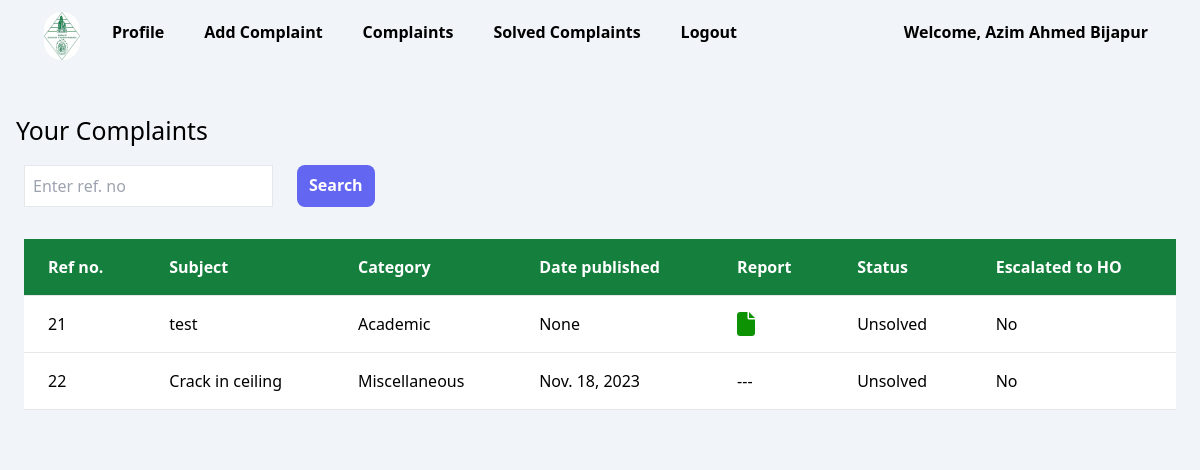
The page /view/MyComplaints (signed in) on the database as committed earlier.
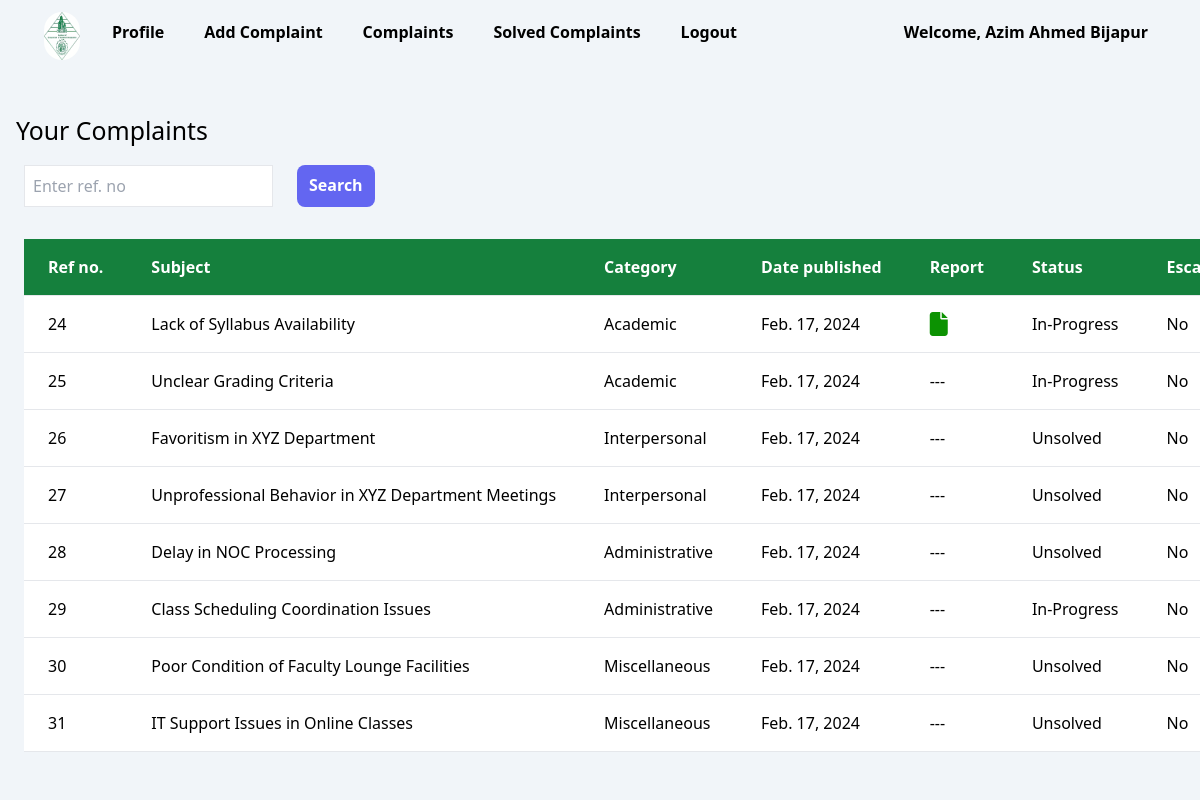
The same page on the database as committed later.
### login/models.py (models this page shows, shortened)
class CustomUser(AbstractUser):
    full_name = models.CharField(max_length=100, blank=True)
    role = models.CharField(max_length=50, choices=[('Review Committee', 'Review Committee'), (
        'Assessment Committee', 'Assessment Committee'), ('HO', 'HO'), ('Faculty', 'Faculty')])
    gender = models.CharField(max_length=1, choices=[(
        'M', 'Male'), ('F', 'Female'), ('O', 'Other')], blank=True)
    contact_no = models.CharField(max_length=15, blank=True)
    telephone_no = models.CharField(max_length=15, blank=True)
    current_address = models.CharField(max_length=150, blank=True)
    permanent_address = models.CharField(max_length=150, blank=True)
    educational_qualification = models.CharField(max_length=100, blank=True)
    department = models.CharField(max_length=50, blank=True)
    designation = models.CharField(max_length=50, blank=True)
    permanent_employee = models.CharField(
        max_length=3, choices=[('Yes', 'Yes'), ('No', 'No')], blank=True)
    date_of_probation = models.DateField(null=True, blank=True)
    salary = models.DecimalField(
        max_digits=10, decimal_places=2, blank=True, null=True)
    payscale = models.CharField(max_length=20, blank=True)
    otp = models.CharField(max_length=20, blank=True)
    class Meta:
        verbose_name = 'User'
        verbose_name_plural = 'Users'

### grievances/models.py (models this page shows, shortened)
class Complaint(models.Model):
    user = models.ForeignKey(CustomUser, on_delete=models.SET_NULL, null=True)
    category = models.CharField(max_length=100)
    subject = models.CharField(max_length=300)
    description = models.TextField()
    date = models.DateField(null=True, blank=True)
    documents = models.FileField(upload_to=document_upload_to, blank=True, null=True)
    status = models.CharField(max_length=100,default="Unsolved",choices=[('Solved','Solved'),('Unsolved','Unsolved'),('In-Progress','In-Progress'),('Rejected','Rejected')])
    report = models.FileField(upload_to=report_upload_to,null=True,blank=True,)
    escalatetoHo = models.CharField(max_length=100,default="No",choices=[('Yes','Yes'),('No','No')])
    severity = models.CharField(max_length=100,blank=True,null=True,default='4')
    due_date = models.DateField(null=True,blank=True)

### faculty/views.py (the view, shortened to what this page needs)
# urls.py: path("view/MyComplaints",views.viewMyComplaints,name="view/MyComplaints"),
@login_required(login_url='login')
@cache_control(no_cache=True, must_revalidate=True, no_store=True)
@role_required(allowed_roles=['Faculty'])
def viewMyComplaints(request):
    context = {}
    complaints = Complaint.objects.filter(user=request.user)
    items_per_page = 10  # Number of items to display per page
    page_number = request.GET.get('page')
    page_number = page_number if page_number else 1
    paginator = Paginator(complaints, items_per_page)
    try:
        page = paginator.page(page_number)
    except PageNotAnInteger:
        page = paginator.page(1)
    except EmptyPage:
        page = paginator.page(paginator.num_pages)
    context = {
        "complaints": page,  # Pass the current page to the template
    }
    return render(request, 'faculty/viewMyComplaints.html', context)

### templates/faculty/viewMyComplaints.html (shortened to what this page needs)
{% extends 'faculty/base.html'%}
{% load static %}
{% block body%}
<div id="content-view-complaints" class="mt-6 " style="background-color: rgb(241 245 249);">
    <div>
        <h1>Your Complaints</h1>
    </div>
    <div class="ml-6">
        <form action="" method="POST">
            <div class="flex gap-6">
                <div class="rounded-lg">
                    <input type="text" placeholder="Enter ref. no" class="p-2 border " id="ref" name="ref" required
                        pattern="\d+" oninvalid="setCustomValidity('Please enter only numeric values.')">
                </div>
                <div class="bg-indigo-500 font-bold rounded-lg">
                    <input type="submit" class="px-3 py-2 text-white" value="Search">
                </div>
            </div>
        </form>
    </div>
    <div class="overflow-x-auto lg:overflow-hidden">
        <div class="flex flex-col">
            <div class="sm:-mx-6 lg:-mx-8">
                <div class=" inline-block min-w-full py-2 sm:px-6 lg:px-8">
                    <div class="overflow-hidden p-6">
                        <table class=" min-w-full text-left text-md font-light bg-white">
                            <thead class="border-b font-medium dark:border-neutral-500 bg-green-700 text-white">
                                <tr>
                                    <th scope="col" class="px-6 py-4 whitespace-nowrap">Ref no.</th>
                                    <th scope="col" class="px-6 py-4">Subject</th>
                                    <th scope="col" class="px-6 py-4">Category</th>
                                    <th scope="col" class="px-6 py-4 whitespace-nowrap">Date published</th>
                                    <th scope="col" class="px-6 py-4">Report</th>
                                    <th scope="col" class="px-6 py-4">Status</th>
                                    <th scope="col" class="px-6 py-4 whitespace-nowrap">Escalated to HO</th>
                                </tr>
                            </thead>
                            <tbody>
                                {% for complaint in complaints%}
                                {% if complaint.status != "Solved" %}
                                <tr class="border-b dark:border-neutral-500">
                                    <td class="whitespace-nowrap px-6 py-4">{{ complaint.id}}</td>
                                    <td class="whitespace-nowrap px-6 py-4">{{ complaint.subject}}</td>
                                    <td class="whitespace-nowrap px-6 py-4">{{ complaint.category}}</td>
                                    <td class="whitespace-nowrap px-6 py-4">{{ complaint.date}}</td>
                                    <td class="whitespace-nowrap px-6 py-4">
                                        {% if complaint.report %}
                                        <a href="{{complaint.report.name}}"><i class="fa-solid fa-file fa-beat fa-xl"
                                                style="color: #0c9202;"></i>
                                        </a>
                                        {% else %}
                                        ---
                                        {% endif %}
                                    </td>
                                    <td class="whitespace-nowrap px-6 py-4">{{ complaint.status}}</td>
                                    <td class="whitespace-nowrap px-6 py-4">{{ complaint.escalatetoHo}}</td>
                                </tr>
                                {% endif %}
                                {% endfor %}
                            </tbody>
                        </table>
                    </div>
                </div>
            </div>
        </div>
    </div>
</div>
{% endblock%}

### templates/faculty/base.html (shortened to what this page needs)
{% load static %}
<!DOCTYPE html>
<html lang="en">
<head>
    <link rel="stylesheet" href="{% static 'src/out.css' %}">
    <link rel="stylesheet" href="{% static 'src/styles.css' %}">
</head>
<body class="bg-slate-100">
    <div id="container" style="display: block !important;">
        <div class="flex justify-between py-3 bg-slate-100 px-7">
            <ul class=" gap-6 text-md font-semibold hidden" id="menu">
                <li class=""><img src="{% static 'images/logo-hq.png' %}" alt="" class="h-12 rounded-full"
                        style="width: calc(24px + 1vw); margin-left:1rem;"></li>
                <li class="p-2"><a href="{% url 'faculty'%}">Profile</a></li>
                <li class="whitespace-nowrap p-2"><a href="{% url 'add/complaint'%}">Add Complaint</a></li>
                <li class="p-2"><a href="{% url 'view/MyComplaints'%}">Complaints</a></li>
                <li class="whitespace-nowrap p-2"><a href="{% url 'view/MySolvedComplaints'%}">Solved Complaints</a>
                </li>
                <li class="p-2"><a href="{% url 'logout'%}">Logout</a></li>
            </ul>
            <div class="h-full p-2 mr-2 flex items-center text-md font-semibold" style="margin-right: 1rem;">Welcome,
                {{user.full_name}}</div>
        </div>
        {% block body %}
        {% endblock body%}
    </div>
</body>
</html>

### static/src/out.css (style rules this page uses)
html { line-height: 1.5; -webkit-text-size-adjust: 100%; -moz-tab-size: 4; -o-tab-size: 4; tab-size: 4; font-family: ui-sans-serif, system-ui, -apple-system, BlinkMacSystemFont, "Segoe UI", Roboto, "Helvetica Neue", Arial, "Noto Sans", sans-serif, "Apple Color Emoji", "Segoe UI Emoji", "Segoe UI Symbol", "Noto Color Emoji"; font-feature-settings: normal; font-variation-settings: normal; }
body { margin: 0; line-height: inherit; }
h1, h2, h3, h4, h5, h6 { font-size: inherit; font-weight: inherit; }
a { color: inherit; text-decoration: inherit; }
table { text-indent: 0; border-color: inherit; border-collapse: collapse; }
button, input, optgroup, select, textarea { font-family: inherit; font-feature-settings: inherit; font-variation-settings: inherit; font-size: 100%; font-weight: inherit; line-height: inherit; color: inherit; margin: 0; padding: 0; }
button, [type='button'], [type='reset'], [type='submit'] { -webkit-appearance: button; background-color: transparent; background-image: none; }
blockquote, dl, dd, h1, h2, h3, h4, h5, h6, hr, figure, p, pre { margin: 0; }
ol, ul, menu { list-style: none; margin: 0; padding: 0; }
input::placeholder, textarea::placeholder { opacity: 1; color: #9ca3af; }
img, svg, video, canvas, audio, iframe, embed, object { display: block; vertical-align: middle; }
img, video { max-width: 100%; height: auto; }
.ml-6 { margin-left: 1.5rem; }
.mr-2 { margin-right: 0.5rem; }
.mt-6 { margin-top: 1.5rem; }
.inline-block { display: inline-block; }
.flex { display: flex; }
.hidden { display: none; }
.h-12 { height: 3rem; }
.h-full { height: 100%; }
.min-w-full { min-width: 100%; }
.flex-col { flex-direction: column; }
.items-center { align-items: center; }
.justify-between { justify-content: space-between; }
.gap-6 { gap: 1.5rem; }
.overflow-hidden { overflow: hidden; }
.overflow-x-auto { overflow-x: auto; }
.whitespace-nowrap { white-space: nowrap; }
.rounded-full { border-radius: 9999px; }
.rounded-lg { border-radius: 0.5rem; }
.border { border-width: 1px; }
.border-b { border-bottom-width: 1px; }
.bg-green-700 { --tw-bg-opacity: 1; background-color: rgb(21 128 61 / var(--tw-bg-opacity)); }
.bg-indigo-500 { --tw-bg-opacity: 1; background-color: rgb(99 102 241 / var(--tw-bg-opacity)); }
.bg-slate-100 { --tw-bg-opacity: 1; background-color: rgb(241 245 249 / var(--tw-bg-opacity)); }
.bg-white { --tw-bg-opacity: 1; background-color: rgb(255 255 255 / var(--tw-bg-opacity)); }
.p-2 { padding: 0.5rem; }
.p-6 { padding: 1.5rem; }
.px-3 { padding-left: 0.75rem; padding-right: 0.75rem; }
.px-6 { padding-left: 1.5rem; padding-right: 1.5rem; }
.px-7 { padding-left: 1.75rem; padding-right: 1.75rem; }
.py-2 { padding-top: 0.5rem; padding-bottom: 0.5rem; }
.py-3 { padding-top: 0.75rem; padding-bottom: 0.75rem; }
.py-4 { padding-top: 1rem; padding-bottom: 1rem; }
.text-left { text-align: left; }
.font-bold { font-weight: 700; }
.font-light { font-weight: 300; }
.font-medium { font-weight: 500; }
.font-semibold { font-weight: 600; }
.text-white { --tw-text-opacity: 1; color: rgb(255 255 255 / var(--tw-text-opacity)); }
@media (min-width: 640px) { .sm\:-mx-6 { margin-left: -1.5rem; margin-right: -1.5rem; } }
@media (min-width: 640px) { .sm\:px-6 { padding-left: 1.5rem; padding-right: 1.5rem; } }
@media (min-width: 1024px) { .lg\:-mx-8 { margin-left: -2rem; margin-right: -2rem; } }
@media (min-width: 1024px) { .lg\:overflow-hidden { overflow: hidden; } }
@media (min-width: 1024px) { .lg\:px-8 { padding-left: 2rem; padding-right: 2rem; } }

### static/src/styles.css (style rules this page uses)
body { margin: 0; height: 100%; font-family: system-ui, -apple-system, BlinkMacSystemFont, 'Segoe UI', Roboto, Oxygen, Ubuntu, Cantarell, 'Open Sans', 'Helvetica Neue', sans-serif; }
html { height: 100%; }
h1 { font-size: calc(0.8rem + 1vw)!important; padding: 1rem !important; }
ul li { flex: 1; }
#menu { display: flex; }

Rows that differ between the two databases and show on the page:
removed Complaint: id "21", subject "test", category "Academic", date "None", status "Unsolved", escalatetoHo "No"
removed Complaint: id "22", subject "Crack in ceiling", category "Miscellaneous", date "Nov. 18, 2023", status "Unsolved", escalatetoHo "No"
added Complaint: id "24", subject "Lack of Syllabus Availability", category "Academic", date "Feb. 17, 2024", status "In-Progress", escalatetoHo "No"
added Complaint: id "25", subject "Unclear Grading Criteria", category "Academic", date "Feb. 17, 2024", status "In-Progress", escalatetoHo "No"
added Complaint: id "26", subject "Favoritism in XYZ Department", category "Interpersonal", date "Feb. 17, 2024", status "Unsolved", escalatetoHo "No"
added Complaint: id "27", subject "Unprofessional Behavior in XYZ Department Meetings", category "Interpersonal", date "Feb. 17, 2024", status "Unsolved", escalatetoHo "No"
added Complaint: id "28", subject "Delay in NOC Processing", category "Administrative", date "Feb. 17, 2024", status "Unsolved", escalatetoHo "No"
added Complaint: id "29", subject "Class Scheduling Coordination Issues", category "Administrative", date "Feb. 17, 2024", status "In-Progress", escalatetoHo "No"
added Complaint: id "30", subject "Poor Condition of Faculty Lounge Facilities", category "Miscellaneous", date "Feb. 17, 2024", status "Unsolved", escalatetoHo "No"
added Complaint: id "31", subject "IT Support Issues in Online Classes", category "Miscellaneous", date "Feb. 17, 2024", status "Unsolved", escalatetoHo "No"
